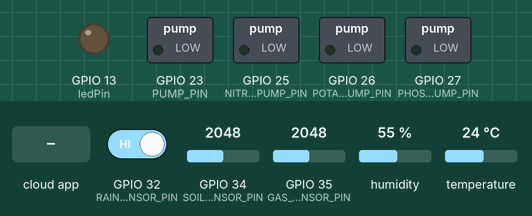
A sketch run on a simulated ESP32. Shown: switched loads named in the sketch (green lamp = pin HIGH), output pins drawn as LEDs (lit = HIGH). The inputs (shaded band) are chosen by the test bench; at power-on: GPIO 34 (SOIL_SENSOR_PIN) = 2048, GPIO 32 (RAIN_SENSOR_PIN) HIGH, GPIO 35 (GAS_SENSOR_PIN) = 2048, humidity 55 %, temperature 24 °C. WiFi joins after 1.5 s; servers stay silent unless stated; random numbers use the default seed unless the sketch sets one; the Firebase database answers and starts empty; what the sketch prints to the serial monitor is not drawn.

Above: at 2.7 s.
2.8 s: the phone or cloud app sets Nitro to 1
At 3.6 s:
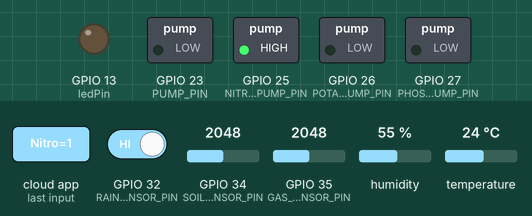
10.1 s: the phone or cloud app sets Pota to 1
At 13.1 s:
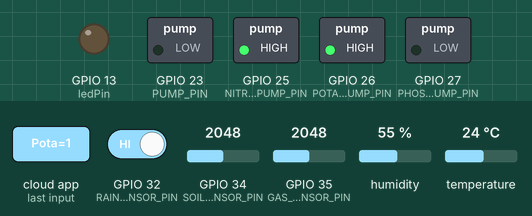
17.7 s: the phone or cloud app sets Posph to 1
At 20.8 s:
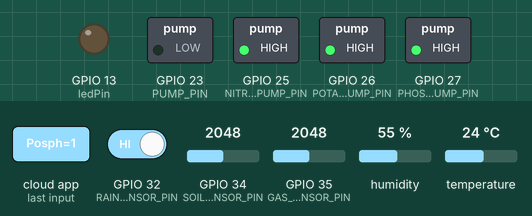
25.0 s: the phone or cloud app sets Nitro to 0
At 29.8 s:
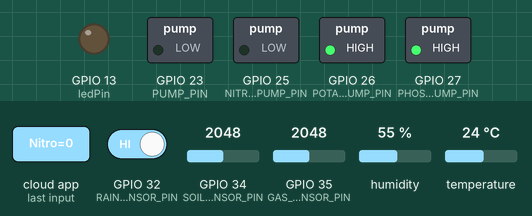
32.6 s: the phone or cloud app sets Pota to 0
At 36.2 s:
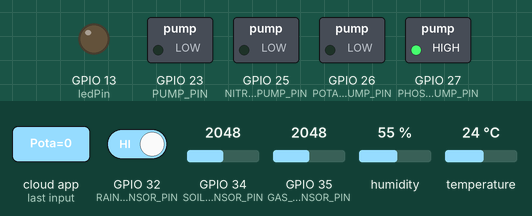
39.8 s: GPIO 34 (SOIL_SENSOR_PIN) set to 1939
Timing chart, 0 to 42.8 s (numbered marks = the images above; inputs shaded):
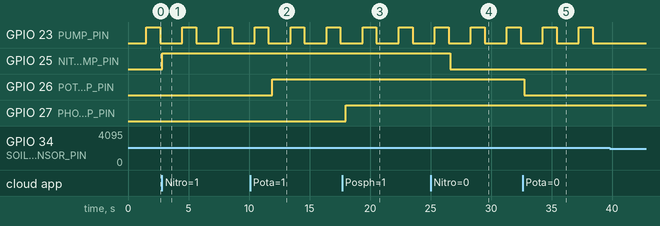

The sketch:

final_tech_expo.ino
```cpp
#include <WiFi.h>
#include <Firebase_ESP_Client.h>
#include <DHT.h>
#define DHTPIN 4  // GPIO where the DHT11 data pin is connected

// Define the type of DHT sensor
#define DHTTYPE DHT11
#define SOIL_SENSOR_PIN 34  // Soil moisture sensor pin (analog)
#define GAS_SENSOR_PIN 35   // MQ2 gas sensor pin (analog)
#define RAIN_SENSOR_PIN 32  // Rain sensor pin (digital)
#define PUMP_PIN 23         // Water pump control pin (relay)
bool pumpState = false;  // Default pump state (OFF)
bool nitrogenPumpState = false;
bool potassiumPumpState = false;
bool phosphorusPumpState = false;
bool rainDetected = false;
int sm;
#define NITROGEN_PUMP_PIN 25  // Digital pin for nitrogen pump
#define POTASSIUM_PUMP_PIN 26 // Digital pin for potassium pump
#define PHOSPHORUS_PUMP_PIN 27 // Digital pin for phosphorus pump
// Initialize DHT sensor
DHT dht(DHTPIN, DHTTYPE);

/* 1. Define the WiFi credentials */
#define WIFI_SSID "Sairudra"
#define WIFI_PASSWORD "12345678"

/* 2. Define the API Key */
//#define API_KEY "AIzaSyCAmlESSeubeorQfZrhlo_n2AAyLU6EVj4"
#define API_KEY "AIzaSyCVHXr_BqNO536tlqrCXo5n01NdbE2zDn4"   //prashant


/* 3. Define the RTDB URL */
//#define DATABASE_URL "https://newyearesp-default-rtdb.firebaseio.com/"
#define DATABASE_URL "https://ipd2024-25-default-rtdb.firebaseio.com/"  //prashant
/* 4. Define the user Email and password that alreadey registerd or added in your project */
#define USER_EMAIL "sairudragudur@gmail.com"
#define USER_PASSWORD "Sairudra@123"

// Define Firebase Data object
FirebaseData fbdo;

FirebaseAuth auth;
FirebaseConfig config;

unsigned long sendDataPrevMillis = 0;

const int ledPin = 13;

void setup() {

  pinMode(PUMP_PIN, OUTPUT);

  pinMode(NITROGEN_PUMP_PIN, OUTPUT);
  pinMode(POTASSIUM_PUMP_PIN, OUTPUT);
  pinMode(PHOSPHORUS_PUMP_PIN, OUTPUT);
  pinMode(RAIN_SENSOR_PIN, INPUT);
  digitalWrite(PUMP_PIN, LOW);

  digitalWrite(NITROGEN_PUMP_PIN, LOW);
  digitalWrite(POTASSIUM_PUMP_PIN, LOW);
  digitalWrite(PHOSPHORUS_PUMP_PIN, LOW);

  pinMode(GAS_SENSOR_PIN, INPUT);
  pinMode(ledPin, OUTPUT);
  digitalWrite(ledPin, LOW);
  dht.begin();
  Serial.begin(115200);
  WiFi.begin(WIFI_SSID, WIFI_PASSWORD);

  Serial.print("Connecting to Wi-Fi");
  while (WiFi.status() != WL_CONNECTED) {
    Serial.print(".");
    delay(300);
  }
  Serial.println();
  Serial.print("Connected with IP: ");
  Serial.println(WiFi.localIP());
  Serial.println();

  /* Assign the api key (required) */
  config.api_key = API_KEY;

  /* Assign the user sign in credentials */
  auth.user.email = USER_EMAIL;
  auth.user.password = USER_PASSWORD;

  /* Assign the RTDB URL (required) */
  config.database_url = DATABASE_URL;

  // Comment or pass false value when WiFi reconnection will control by your code or third party library e.g. WiFiManager
  Firebase.reconnectNetwork(true);

  // Since v4.4.x, BearSSL engine was used, the SSL buffer need to be set.
  // Large data transmission may require larger RX buffer, otherwise connection issue or data read time out can be occurred.
  fbdo.setBSSLBufferSize(4096 /* Rx buffer size in bytes from 512 - 16384 */, 1024 /* Tx buffer size in bytes from 512 - 16384 */);

  // Limit the size of response payload to be collected in FirebaseData
  fbdo.setResponseSize(2048);

  Firebase.begin(&config, &auth);

  Firebase.setDoubleDigits(5);

  config.timeout.serverResponse = 10 * 1000;

  Serial.println("DHT11 Sensor Integration with ESP32");
}

void loop() {
  // Firebase.ready() should be called repeatedly to handle authentication tasks.
  if (Firebase.ready() && (millis() - sendDataPrevMillis > 1000 || sendDataPrevMillis == 0)) {
    sendDataPrevMillis = millis();
    ////////////////sensor////////////////
    float humidity = dht.readHumidity();
    float temperature = dht.readTemperature(); // Default in Celsius

    int soilMoisture = analogRead(SOIL_SENSOR_PIN);
    int gasValue = analogRead(GAS_SENSOR_PIN);
    int rainDetected = digitalRead(RAIN_SENSOR_PIN);

    bool rainD;
    //bool change = !change;
    int smoisture = soilMoisture;
    bool smoke;
    int gas = gasValue;
    if (gas >= 2500) {
      smoke = true;
    }
    else {
      smoke = false;
    }
    if (soilMoisture >= 2000) {
      digitalWrite(PUMP_PIN, HIGH);
      delay(1000);
    }
    else {
      digitalWrite(PUMP_PIN, LOW);
    }

    //int barish = random(1000, 4000);
    if (!rainDetected) {
      rainD = true;
    }
    else {
      rainD = false;
    }

    int nitrogen = random(40, 80);
    int pot = random(40, 80);
    int posp = random(40, 80);
    int pH = random(6, 10);


    int ledState;
    int wat, nit, pato, pph;
    /*

      pinMode(PUMP_PIN, OUTPUT);

      pinMode(NITROGEN_PUMP_PIN, OUTPUT);
      pinMode(POTASSIUM_PUMP_PIN, OUTPUT);
      pinMode(PHOSPHORUS_PUMP_PIN, OUTPUT);
    */
    if (Firebase.RTDB.getInt(&fbdo, "/pump/Water", &wat)) {
      digitalWrite(PUMP_PIN, wat);
      Serial.print("water status : ");
      Serial.println(wat);
    } else {
      Serial.println(fbdo.errorReason().c_str());
    }
    if (Firebase.RTDB.getInt(&fbdo, "/pump/Nitro", &nit)) {
      digitalWrite(NITROGEN_PUMP_PIN, nit);
      Serial.print("nitrogen status : ");
      Serial.println(nit);
    } else {
      Serial.println(fbdo.errorReason().c_str());
    }
    if (Firebase.RTDB.getInt(&fbdo, "/pump/Pota", &pato)) {
      digitalWrite(POTASSIUM_PUMP_PIN, pato);
      Serial.print("potasium status : ");
      Serial.println(pato);
    } else {
      Serial.println(fbdo.errorReason().c_str());
    }
    if (Firebase.RTDB.getInt(&fbdo, "/pump/Posph", &pph)) {
      digitalWrite(PHOSPHORUS_PUMP_PIN, pph);
      Serial.print("poshporous status : ");
      Serial.println(pph);
    } else {
      Serial.println(fbdo.errorReason().c_str());
    }


    if (Firebase.RTDB.setFloat(&fbdo, "sensor/temperature", temperature)) {
      Serial.print("temperature level : ");
      Serial.println(temperature);
    } else {
      Serial.println("FAILED");
      Serial.println("REASON: " + fbdo.errorReason());
    }
    if (Firebase.RTDB.setFloat(&fbdo, "sensor/humidity", humidity)) {
      Serial.print("humidity level : ");
      Serial.println(humidity);
    } else {
      Serial.println("FAILED");
      Serial.println("REASON: " + fbdo.errorReason());
    }
    if (Firebase.RTDB.setInt(&fbdo, "sensor/soilmositure", smoisture)) {
      Serial.print("soil moisture level : ");
      Serial.println(smoisture);
    } else {
      Serial.println("FAILED");
      Serial.println("REASON: " + fbdo.errorReason());
    }
    if (Firebase.RTDB.setBool(&fbdo, "sensor/smoke", smoke)) {
      Serial.print("Smoke detected : ");
      Serial.println(smoke);
    } else {
      Serial.println("FAILED");
      Serial.println("REASON: " + fbdo.errorReason());
    }
    if (Firebase.RTDB.setBool(&fbdo, "sensor/Rain", rainD)) {
      Serial.print("rain? : ");
      Serial.println(rainD);
    } else {
      Serial.println("FAILED");
      Serial.println("REASON: " + fbdo.errorReason());
    }
    ////////////////////////////////////////////////////////////////////////
    if (Firebase.RTDB.setFloat(&fbdo, "sensor/Nitrogen", nitrogen)) {
      Serial.print("nitrogen level : ");
      Serial.println(nitrogen);
    } else {
      Serial.println("FAILED");
      Serial.println("REASON: " + fbdo.errorReason());
    }
    if (Firebase.RTDB.setFloat(&fbdo, "sensor/Potassium", pot)) {
      Serial.print("Potassium level : ");
      Serial.println(pot);
    } else {
      Serial.println("FAILED");
      Serial.println("REASON: " + fbdo.errorReason());
    }
    if (Firebase.RTDB.setFloat(&fbdo, "sensor/Phosphorus", posp)) {
      Serial.print("Phosphorus level : ");
      Serial.println(temperature);
    } else {
      Serial.println("FAILED");
      Serial.println("REASON: " + fbdo.errorReason());
    }
    if (Firebase.RTDB.setFloat(&fbdo, "sensor/pH", pH)) {
      Serial.print("pH level : ");
      Serial.println(pH);
    } else {
      Serial.println("FAILED");
      Serial.println("REASON: " + fbdo.errorReason());
    }
  }
}
```

Measured:
- after the input at 2.8 s, GPIO 25 (NITROGEN_PUMP_PIN): LOW → HIGH at once
- after the input at 10.1 s, GPIO 26 (POTASSIUM_PUMP_PIN): LOW → HIGH after 1.8 s
- after the input at 17.7 s, GPIO 27 (PHOSPHORUS_PUMP_PIN): LOW → HIGH after 0.31 s
- after the input at 25.0 s, GPIO 25 (NITROGEN_PUMP_PIN): HIGH → LOW after 1.6 s
- after the input at 32.6 s, GPIO 26 (POTASSIUM_PUMP_PIN): HIGH → LOW after 0.13 s
- after the input at 39.8 s, every drawn part: stays the same
- by itself, GPIO 23 (PUMP_PIN): alternates HIGH for 1.2 s and LOW for 1.8 s
